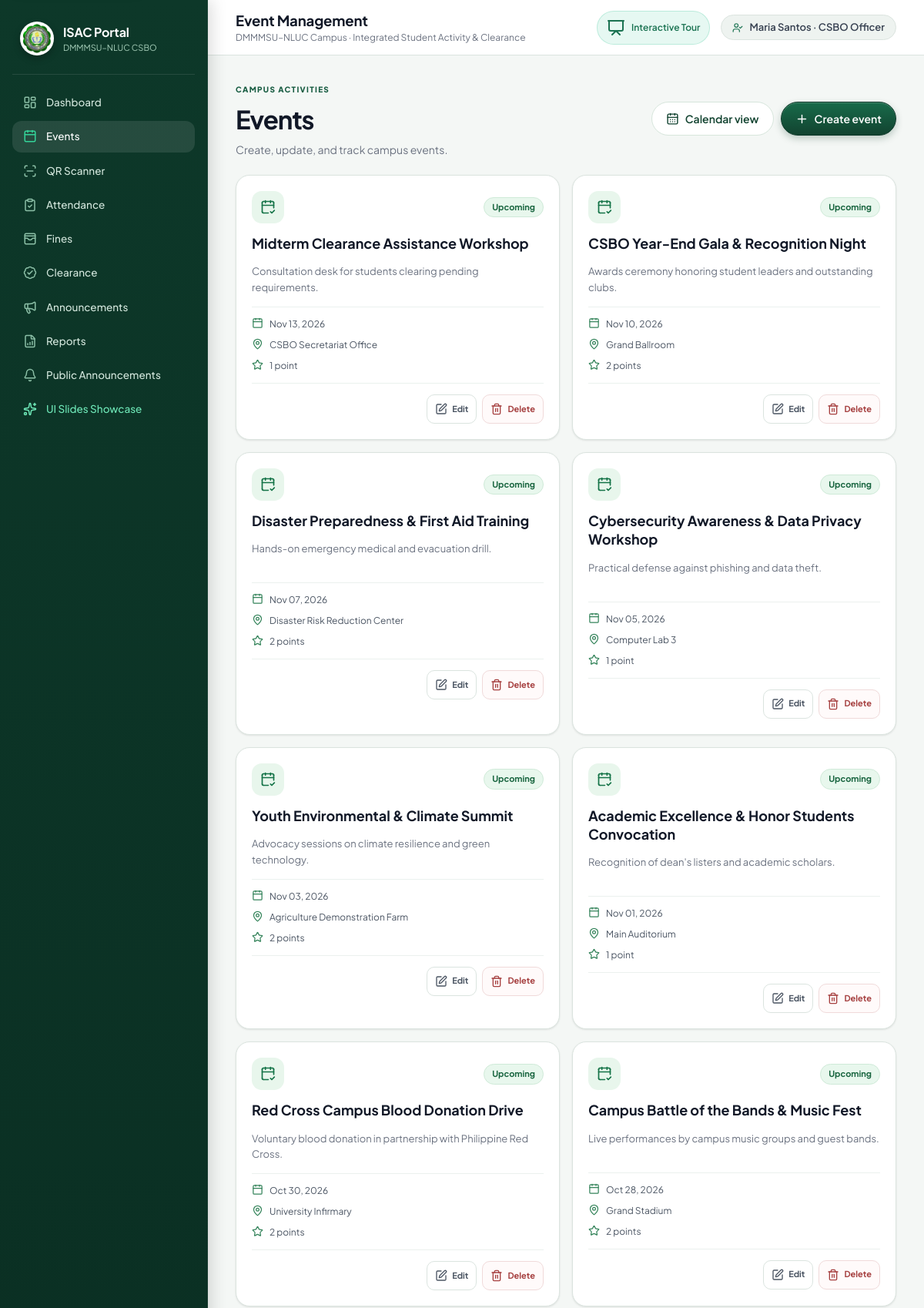
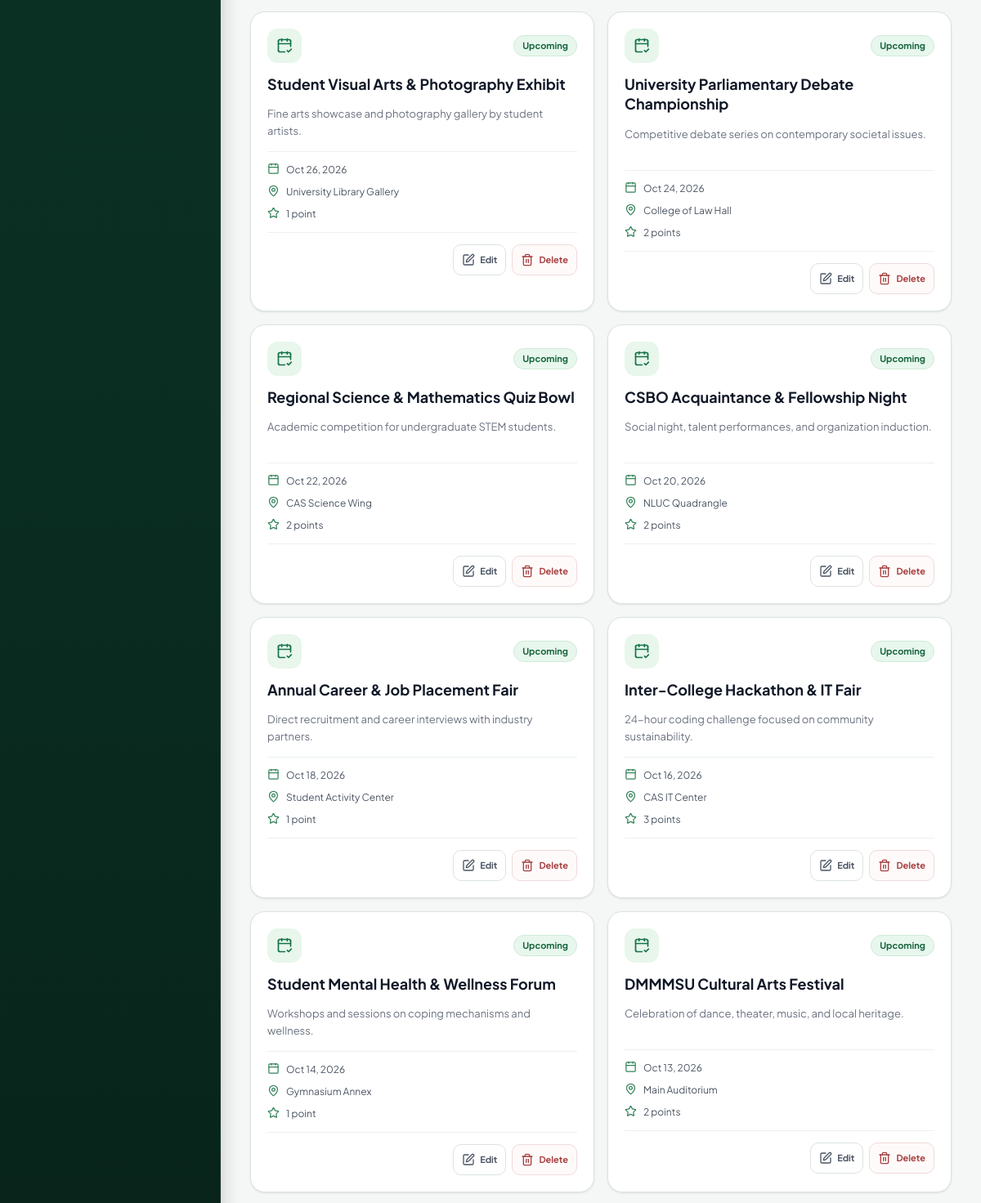
Screenshot of /officer/events/ (signed in, upper part) with the database file from the repository (2 pictures, top to bottom).
### portal/models.py (models this page shows, shortened)
class Profile(models.Model):
    ROLE_CHOICES = [("student","Student"),("officer","CSBO Officer"),("admin","Administrator")]
    user = models.OneToOneField(User, on_delete=models.CASCADE, related_name="profile")
    role = models.CharField(max_length=20, choices=ROLE_CHOICES, default="student")
    requested_role = models.CharField(max_length=20, choices=ROLE_CHOICES, blank=True, default="")
    student_no = models.CharField(max_length=30, unique=True, null=True, blank=True)
    first_name = models.CharField(max_length=80, blank=True)
    middle_name = models.CharField(max_length=80, blank=True)
    last_name = models.CharField(max_length=80, blank=True)
    college = models.ForeignKey(College, on_delete=models.SET_NULL, null=True, blank=True)
    program = models.ForeignKey(Program, on_delete=models.SET_NULL, null=True, blank=True)
    year_level = models.PositiveSmallIntegerField(default=1)
    photo = models.ImageField(upload_to="students/", blank=True, null=True)
    qr_token = models.UUIDField(default=uuid.uuid4, unique=True, editable=False)
    position = models.CharField(max_length=100, blank=True)

class Event(models.Model):
    STATUS = [("upcoming","Upcoming"),("ongoing","Ongoing"),("completed","Completed"),("cancelled","Cancelled")]
    title = models.CharField(max_length=180)
    description = models.TextField(blank=True)
    venue = models.CharField(max_length=180)
    event_date = models.DateField()
    start_time = models.TimeField()
    end_time = models.TimeField()
    points = models.PositiveIntegerField(default=1)
    status = models.CharField(max_length=20, choices=STATUS, default="upcoming")
    created_by = models.ForeignKey(User, on_delete=models.PROTECT, related_name="created_events")
    created_at = models.DateTimeField(auto_now_add=True)

### portal/views.py (the view)
        def wrapped(request, *args, **kwargs):
            if not request.user.is_authenticated: return redirect("login")
            profile = getattr(request.user, "profile", None)
            if profile is None:
                if request.user.is_staff or request.user.is_superuser:
                    return redirect("admin:index")
                messages.error(request, "Your account does not have a portal profile. Please contact an administrator.")
                return redirect("login")
            role = profile.role
            if role not in roles:
                messages.error(request, "You do not have permission to access this page.")
                return redirect("dashboard")
            return view(request, *args, **kwargs)

### portal/views.py (called while the page is built)
def role_required(*roles):
    def deco(view):
        def wrapped(request, *args, **kwargs):
            if not request.user.is_authenticated: return redirect("login")
            profile = getattr(request.user, "profile", None)
            if profile is None:
                if request.user.is_staff or request.user.is_superuser:
                    return redirect("admin:index")
                messages.error(request, "Your account does not have a portal profile. Please contact an administrator.")
                return redirect("login")
            role = profile.role
            if role not in roles:
                messages.error(request, "You do not have permission to access this page.")
                return redirect("dashboard")
            return view(request, *args, **kwargs)
        return wrapped
    return deco

@role_required("officer","admin")
def events_manage(request):
    return render(request,"portal/events_manage.html",{"events":Event.objects.all().order_by("-event_date","-start_time")})

### templates/portal/events_manage.html (shortened to what this page needs)
{% extends "base.html" %}
{% block page_title %}Event Management{% endblock %}
{% block content %}
<section class="module-page">
  <div class="module-heading">
    <div><span class="module-eyebrow">Campus activities</span><h2>Events</h2><p>Create, update, and track campus events.</p></div>
    <div class="module-heading-actions">
      <a class="btn module-secondary" href="{% url 'event_calendar' %}"><i data-lucide="calendar-days" aria-hidden="true"></i> Calendar view</a>
      <a class="btn primary" href="{% url 'event_create' %}"><i data-lucide="plus" aria-hidden="true"></i> Create event</a>
    </div>
  </div>
  {% if events %}
  <div class="event-card-grid">
    {% for e in events %}
    <article class="event-card">
      <div class="event-card-top"><span class="event-card-icon"><i data-lucide="calendar-check-2" aria-hidden="true"></i></span><span class="badge event-status {{ e.status }}">{{ e.status|title }}</span></div>
      <h3>{{ e.title }}</h3>
      <p class="event-card-description">{{ e.description|default:"Campus event details will be announced soon."|truncatechars:130 }}</p>
      <div class="event-card-meta"><span><i data-lucide="calendar" aria-hidden="true"></i>{{ e.event_date|date:"M d, Y" }}</span><span><i data-lucide="map-pin" aria-hidden="true"></i>{{ e.venue }}</span><span><i data-lucide="star" aria-hidden="true"></i>{{ e.points }} point{{ e.points|pluralize }}</span></div>
      <div class="event-card-actions">
        <a class="module-icon-action edit" href="{% url 'event_edit' e.id %}" aria-label="Edit {{ e.title }}" title="Edit event"><i data-lucide="square-pen" aria-hidden="true"></i><span>Edit</span></a>
        <form method="post" action="{% url 'event_delete' e.id %}" onsubmit="return confirm('Delete this event? Attendance records for it may also be removed.');">
          {% csrf_token %}<button class="module-icon-action delete" type="submit" aria-label="Delete {{ e.title }}" title="Delete event"><i data-lucide="trash-2" aria-hidden="true"></i><span>Delete</span></button>
        </form>
      </div>
    </article>
    {% endfor %}
  </div>
  {% else %}
  <div class="module-empty"><span><i data-lucide="calendar-plus" aria-hidden="true"></i></span><h3>No events yet</h3><p>Create an event to start building the campus calendar.</p><a class="btn primary" href="{% url 'event_create' %}">Create event</a></div>
  {% endif %}
</section>
{% endblock %}

### templates/base.html (shortened to what this page needs)
{% load static %}
<!doctype html>
<html lang="en" data-theme="light">
<head>
  <link rel="stylesheet" href="{% static 'css/app.css' %}?v=20261013-4">
</head>
<body>
  <div class="app-shell">
    <aside class="sidebar" id="sidebar" aria-label="Main navigation">
      <div class="brand">
        <img src="{% static 'img/csbo-logo.png' %}" alt="CSBO logo">
        <div>
          <b>ISAC Portal</b>
          <small>DMMMSU–NLUC CSBO</small>
        </div>
      </div>
      <nav>
        <a href="{% url 'dashboard' %}" class="{% if request.resolver_match.url_name == 'dashboard' or request.resolver_match.url_name == 'student_dashboard' or request.resolver_match.url_name == 'officer_dashboard' %}active{% endif %}">
          <i data-lucide="layout-dashboard"></i>Dashboard
        </a>
        {% if user.profile.role == 'student' %}
          <a href="{% url 'digital_id' %}" class="{% if request.resolver_match.url_name == 'digital_id' %}active{% endif %}">
            <i data-lucide="id-card"></i>Digital ID
          </a>
          <a href="{% url 'event_calendar' %}" class="{% if request.resolver_match.url_name == 'event_calendar' %}active{% endif %}">
            <i data-lucide="calendar-days"></i>Event Calendar
          </a>
          <a href="{% url 'my_activities' %}" class="{% if request.resolver_match.url_name == 'my_activities' %}active{% endif %}">
            <i data-lucide="activity"></i>My Activities
          </a>
          <a href="{% url 'clearance' %}" class="{% if request.resolver_match.url_name == 'clearance' %}active{% endif %}">
            <i data-lucide="badge-check"></i>Clearance
          </a>
        {% else %}
          <a href="{% url 'events_manage' %}" class="{% if 'event' in request.resolver_match.url_name %}active{% endif %}">
            <i data-lucide="calendar"></i>Events
          </a>
          <a href="{% url 'scanner' %}" class="{% if request.resolver_match.url_name == 'scanner' %}active{% endif %}">
            <i data-lucide="scan-line"></i>QR Scanner
          </a>
          <a href="{% url 'attendance_records' %}" class="{% if request.resolver_match.url_name == 'attendance_records' %}active{% endif %}">
            <i data-lucide="clipboard-check"></i>Attendance
          </a>
          <a href="{% url 'fines' %}" class="{% if 'fine' in request.resolver_match.url_name %}active{% endif %}">
            <i data-lucide="wallet-cards"></i>Fines
          </a>
          <a href="{% url 'clearance_manage' %}" class="{% if 'clearance' in request.resolver_match.url_name %}active{% endif %}">
            <i data-lucide="badge-check"></i>Clearance
          </a>
          <a href="{% url 'announcement_manage' %}" class="{% if 'announcement_manage' in request.resolver_match.url_name %}active{% endif %}">
            <i data-lucide="megaphone"></i>Announcements
          </a>
          <a href="{% url 'reports' %}" class="{% if 'report' in request.resolver_match.url_name %}active{% endif %}">
            <i data-lucide="file-bar-chart"></i>Reports
          </a>
        {% endif %}
        <a href="{% url 'announcements' %}" class="{% if request.resolver_match.url_name == 'announcements' %}active{% endif %}">
          <i data-lucide="bell"></i>Public Announcements
        </a>
        <a href="{% url 'showcase' %}" class="{% if request.resolver_match.url_name == 'showcase' %}active{% endif %}" style="color: #6ee7b7;">
          <i data-lucide="sparkles" style="color: #6ee7b7;"></i>UI Slides Showcase
        </a>
      </nav>
    </aside>
    <main class="main" id="main-content" tabindex="-1">
      <header class="topbar{% if request.resolver_match.url_name == 'showcase' %} showcase-topbar{% endif %}">
        <div class="topbar-left">
          <div>
            <h1>{% block page_title %}Dashboard{% endblock %}</h1>
            <span class="crumb">DMMMSU–NLUC Campus · Integrated Student Activity & Clearance</span>
          </div>
        </div>
        <div class="top-actions">
          <a href="{% url 'showcase' %}" class="btn" style="background: rgba(16, 185, 129, 0.1); color: var(--emerald-600); border: 1px solid rgba(16, 185, 129, 0.2); padding: 6px 12px; font-size: 12px; border-radius: 999px;">
            <i data-lucide="presentation"></i> Interactive Tour
          </a>
          <span class="user-chip">
            <i data-lucide="user-check" style="width:14px; height:14px; color:var(--emerald-600);"></i>
            {{ user.get_full_name|default:user.username }} · {{ user.profile.get_role_display|default:"Student" }}
          </span>
        </div>
      </header>
      <div class="content">
        {% block content %}{% endblock %}
      </div>
    </main>
  </div>
</body>
</html>

### rows the page displays
Event: status "Upcoming", title "Midterm Clearance Assistance Workshop", description "Consultation desk for students clearing pending requirements.", event_date "Nov 13, 2026", venue "CSBO Secretariat Office", points "1"
Event: status "Upcoming", title "CSBO Year-End Gala & Recognition Night", description "Awards ceremony honoring student leaders and outstanding clubs.", event_date "Nov 10, 2026", venue "Grand Ballroom", points "2"
Event: status "Upcoming", title "Disaster Preparedness & First Aid Training", description "Hands-on emergency medical and evacuation drill.", event_date "Nov 07, 2026", venue "Disaster Risk Reduction Center", points "2"
Event: status "Upcoming", title "Cybersecurity Awareness & Data Privacy Workshop", description "Practical defense against phishing and data theft.", event_date "Nov 05, 2026", venue "Computer Lab 3", points "1"
Event: status "Upcoming", title "Youth Environmental & Climate Summit", description "Advocacy sessions on climate resilience and green technology.", event_date "Nov 03, 2026", venue "Agriculture Demonstration Farm", points "2"
Event: status "Upcoming", title "Academic Excellence & Honor Students Convocation", description "Recognition of dean's listers and academic scholars.", event_date "Nov 01, 2026", venue "Main Auditorium", points "1"
Event: status "Upcoming", title "Red Cross Campus Blood Donation Drive", description "Voluntary blood donation in partnership with Philippine Red Cross.", event_date "Oct 30, 2026", venue "University Infirmary", points "2"
Event: status "Upcoming", title "Campus Battle of the Bands & Music Fest", description "Live performances by campus music groups and guest bands.", event_date "Oct 28, 2026", venue "Grand Stadium", points "2"
Event: status "Upcoming", title "Student Visual Arts & Photography Exhibit", description "Fine arts showcase and photography gallery by student artists.", event_date "Oct 26, 2026", venue "University Library Gallery", points "1"
Event: status "Upcoming", title "University Parliamentary Debate Championship", description "Competitive debate series on contemporary societal issues.", event_date "Oct 24, 2026", venue "College of Law Hall", points "2"
Event: status "Upcoming", title "Regional Science & Mathematics Quiz Bowl", description "Academic competition for undergraduate STEM students.", event_date "Oct 22, 2026", venue "CAS Science Wing", points "2"
Event: status "Upcoming", title "CSBO Acquaintance & Fellowship Night", description "Social night, talent performances, and organization induction.", event_date "Oct 20, 2026", venue "NLUC Quadrangle", points "2"
Event: status "Upcoming", title "Annual Career & Job Placement Fair", description "Direct recruitment and career interviews with industry partners.", event_date "Oct 18, 2026", venue "Student Activity Center", points "1"
Event: status "Upcoming", title "Inter-College Hackathon & IT Fair", description "24-hour coding challenge focused on community sustainability.", event_date "Oct 16, 2026", venue "CAS IT Center", points "3"
Event: status "Upcoming", title "Student Mental Health & Wellness Forum", description "Workshops and sessions on coping mechanisms and wellness.", event_date "Oct 14, 2026", venue "Gymnasium Annex", points "1"
Event: status "Upcoming", title "DMMMSU Cultural Arts Festival", description "Celebration of dance, theater, music, and local heritage.", event_date "Oct 13, 2026", venue "Main Auditorium", points "2"

### other values shown
{{ user.get_full_name|default:user.username }} "Maria Santos"
{{ user.profile.get_role_display|default:"Student" }} "CSBO Officer"
